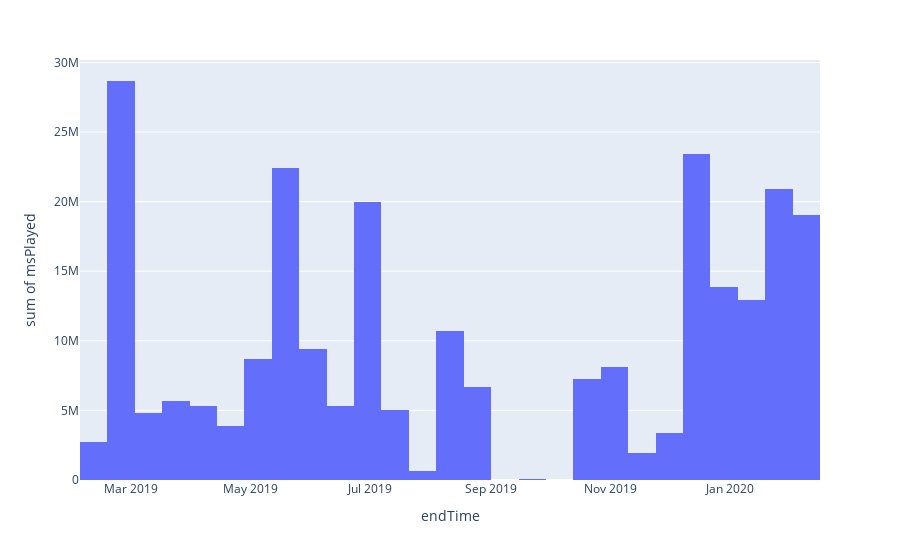

Notebook cell for this chart:
### Code cell
fig = px.histogram(sh, x="endTime", y="msPlayed")
fig.show()

### Figure 1 — Plotly figure (JSON) as saved in the notebook; plotly's stock layout.template omitted (floating-point values rounded to 4 significant figures; data arrays with more than 128 entries replaced by an {"elided": "..."} marker saying what was removed)
{"data": [{"alignmentgroup": "True", "bingroup": "x", "histfunc": "sum", "hovertemplate": "endTime=%{x}<br>sum of msPlayed=%{y}<extra></extra>", "legendgroup": "", "marker": {"color": "#636efa"}, "name": "", "offsetgroup": "", "orientation": "v", "showlegend": false, "type": "histogram", "x": {"elided": "3573 str values"}, "xaxis": "x", "y": {"elided": "3573 int values"}, "yaxis": "y"}], "layout": {"barmode": "relative", "legend": {"tracegroupgap": 0}, "margin": {"t": 60}, "xaxis": {"anchor": "y", "domain": [0, 1], "title": {"text": "endTime"}}, "yaxis": {"anchor": "x", "domain": [0, 1], "title": {"text": "sum of msPlayed"}}}}
